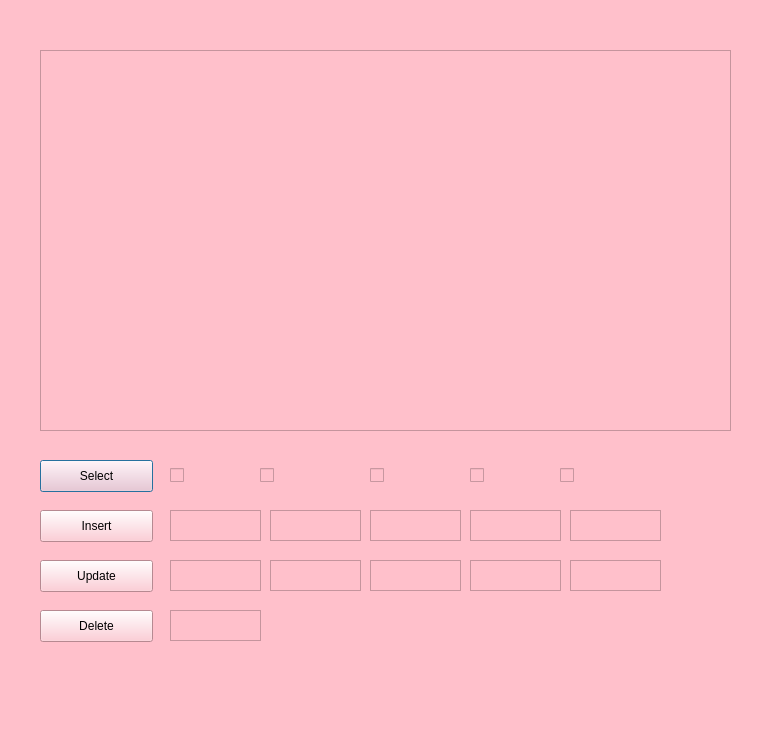
<?xml version="1.0" encoding="UTF-8"?>
<ui version="4.0">
 <class>Dialog</class>
 <widget class="QDialog" name="Dialog">
  <property name="geometry">
   <rect>
    <x>0</x>
    <y>0</y>
    <width>770</width>
    <height>735</height>
   </rect>
  </property>
  <property name="windowTitle">
   <string>Dialog</string>
  </property>
  <property name="styleSheet">
   <string notr="true">background-color:pink;</string>
  </property>
  <widget class="QLabel" name="label">
   <property name="geometry">
    <rect>
     <x>40</x>
     <y>10</y>
     <width>691</width>
     <height>31</height>
    </rect>
   </property>
   <property name="styleSheet">
    <string notr="true">font: 16pt &quot;Futura&quot;;</string>
   </property>
   <property name="text">
    <string/>
   </property>
  </widget>
  <widget class="QTableView" name="tableView">
   <property name="geometry">
    <rect>
     <x>40</x>
     <y>50</y>
     <width>691</width>
     <height>381</height>
    </rect>
   </property>
  </widget>
  <widget class="QPushButton" name="selectButton">
   <property name="geometry">
    <rect>
     <x>40</x>
     <y>460</y>
     <width>113</width>
     <height>32</height>
    </rect>
   </property>
   <property name="styleSheet">
    <string notr="true">font: 13pt &quot;Futura&quot;;</string>
   </property>
   <property name="text">
    <string>Select</string>
   </property>
  </widget>
  <widget class="QPushButton" name="insertButton">
   <property name="geometry">
    <rect>
     <x>40</x>
     <y>510</y>
     <width>113</width>
     <height>32</height>
    </rect>
   </property>
   <property name="styleSheet">
    <string notr="true">font: 13pt &quot;Futura&quot;;</string>
   </property>
   <property name="text">
    <string>Insert</string>
   </property>
  </widget>
  <widget class="QPushButton" name="updateButton">
   <property name="geometry">
    <rect>
     <x>40</x>
     <y>560</y>
     <width>113</width>
     <height>32</height>
    </rect>
   </property>
   <property name="styleSheet">
    <string notr="true">font: 13pt &quot;Futura&quot;;</string>
   </property>
   <property name="text">
    <string>Update</string>
   </property>
  </widget>
  <widget class="QPushButton" name="deleteButton">
   <property name="geometry">
    <rect>
     <x>40</x>
     <y>610</y>
     <width>113</width>
     <height>32</height>
    </rect>
   </property>
   <property name="styleSheet">
    <string notr="true">font: 13pt &quot;Futura&quot;;</string>
   </property>
   <property name="text">
    <string>Delete</string>
   </property>
  </widget>
  <widget class="QTextEdit" name="textEdit_5">
   <property name="geometry">
    <rect>
     <x>170</x>
     <y>510</y>
     <width>91</width>
     <height>31</height>
    </rect>
   </property>
  </widget>
  <widget class="QTextEdit" name="textEdit_6">
   <property name="geometry">
    <rect>
     <x>270</x>
     <y>510</y>
     <width>91</width>
     <height>31</height>
    </rect>
   </property>
  </widget>
  <widget class="QTextEdit" name="textEdit_7">
   <property name="geometry">
    <rect>
     <x>370</x>
     <y>510</y>
     <width>91</width>
     <height>31</height>
    </rect>
   </property>
  </widget>
  <widget class="QTextEdit" name="textEdit_8">
   <property name="geometry">
    <rect>
     <x>470</x>
     <y>510</y>
     <width>91</width>
     <height>31</height>
    </rect>
   </property>
  </widget>
  <widget class="QTextEdit" name="textEdit_9">
   <property name="geometry">
    <rect>
     <x>570</x>
     <y>510</y>
     <width>91</width>
     <height>31</height>
    </rect>
   </property>
  </widget>
  <widget class="QTextEdit" name="textEdit_1">
   <property name="geometry">
    <rect>
     <x>170</x>
     <y>560</y>
     <width>91</width>
     <height>31</height>
    </rect>
   </property>
  </widget>
  <widget class="QTextEdit" name="textEdit_12">
   <property name="geometry">
    <rect>
     <x>170</x>
     <y>610</y>
     <width>91</width>
     <height>31</height>
    </rect>
   </property>
  </widget>
  <widget class="QTextEdit" name="textEdit_2">
   <property name="geometry">
    <rect>
     <x>270</x>
     <y>560</y>
     <width>91</width>
     <height>31</height>
    </rect>
   </property>
  </widget>
  <widget class="QTextEdit" name="textEdit_3">
   <property name="geometry">
    <rect>
     <x>370</x>
     <y>560</y>
     <width>91</width>
     <height>31</height>
    </rect>
   </property>
  </widget>
  <widget class="QTextEdit" name="textEdit_4">
   <property name="geometry">
    <rect>
     <x>470</x>
     <y>560</y>
     <width>91</width>
     <height>31</height>
    </rect>
   </property>
  </widget>
  <widget class="QTextEdit" name="textEdit_10">
   <property name="geometry">
    <rect>
     <x>570</x>
     <y>560</y>
     <width>91</width>
     <height>31</height>
    </rect>
   </property>
  </widget>
  <widget class="QCheckBox" name="checkBox">
   <property name="geometry">
    <rect>
     <x>170</x>
     <y>460</y>
     <width>101</width>
     <height>31</height>
    </rect>
   </property>
   <property name="styleSheet">
    <string notr="true">font: 13pt &quot;Futura&quot;;</string>
   </property>
   <property name="text">
    <string/>
   </property>
  </widget>
  <widget class="QCheckBox" name="checkBox_2">
   <property name="geometry">
    <rect>
     <x>260</x>
     <y>460</y>
     <width>101</width>
     <height>31</height>
    </rect>
   </property>
   <property name="styleSheet">
    <string notr="true">font: 13pt &quot;Futura&quot;;</string>
   </property>
   <property name="text">
    <string/>
   </property>
  </widget>
  <widget class="QCheckBox" name="checkBox_3">
   <property name="geometry">
    <rect>
     <x>370</x>
     <y>460</y>
     <width>101</width>
     <height>31</height>
    </rect>
   </property>
   <property name="styleSheet">
    <string notr="true">font: 13pt &quot;Futura&quot;;</string>
   </property>
   <property name="text">
    <string/>
   </property>
  </widget>
  <widget class="QCheckBox" name="checkBox_4">
   <property name="geometry">
    <rect>
     <x>470</x>
     <y>460</y>
     <width>101</width>
     <height>31</height>
    </rect>
   </property>
   <property name="styleSheet">
    <string notr="true">font: 13pt &quot;Futura&quot;;</string>
   </property>
   <property name="text">
    <string/>
   </property>
  </widget>
  <widget class="QCheckBox" name="checkBox_5">
   <property name="geometry">
    <rect>
     <x>560</x>
     <y>460</y>
     <width>101</width>
     <height>31</height>
    </rect>
   </property>
   <property name="styleSheet">
    <string notr="true">font: 13pt &quot;Futura&quot;;</string>
   </property>
   <property name="text">
    <string/>
   </property>
  </widget>
  <widget class="QLabel" name="label_2">
   <property name="geometry">
    <rect>
     <x>169</x>
     <y>440</y>
     <width>91</width>
     <height>20</height>
    </rect>
   </property>
   <property name="styleSheet">
    <string notr="true">font: 13pt &quot;Futura&quot;;</string>
   </property>
   <property name="text">
    <string/>
   </property>
  </widget>
  <widget class="QLabel" name="label_3">
   <property name="geometry">
    <rect>
     <x>270</x>
     <y>440</y>
     <width>91</width>
     <height>20</height>
    </rect>
   </property>
   <property name="styleSheet">
    <string notr="true">font: 13pt &quot;Futura&quot;;</string>
   </property>
   <property name="text">
    <string/>
   </property>
  </widget>
  <widget class="QLabel" name="label_4">
   <property name="geometry">
    <rect>
     <x>369</x>
     <y>440</y>
     <width>91</width>
     <height>20</height>
    </rect>
   </property>
   <property name="styleSheet">
    <string notr="true">font: 13pt &quot;Futura&quot;;</string>
   </property>
   <property name="text">
    <string/>
   </property>
  </widget>
  <widget class="QLabel" name="label_5">
   <property name="geometry">
    <rect>
     <x>469</x>
     <y>440</y>
     <width>91</width>
     <height>21</height>
    </rect>
   </property>
   <property name="styleSheet">
    <string notr="true">font: 13pt &quot;Futura&quot;;</string>
   </property>
   <property name="text">
    <string/>
   </property>
  </widget>
  <widget class="QLabel" name="label_6">
   <property name="geometry">
    <rect>
     <x>570</x>
     <y>440</y>
     <width>91</width>
     <height>20</height>
    </rect>
   </property>
   <property name="styleSheet">
    <string notr="true">font: 13pt &quot;Futura&quot;;</string>
   </property>
   <property name="text">
    <string/>
   </property>
  </widget>
  <widget class="QLabel" name="error_label">
   <property name="geometry">
    <rect>
     <x>40</x>
     <y>649</y>
     <width>691</width>
     <height>41</height>
    </rect>
   </property>
   <property name="styleSheet">
    <string notr="true">font: 13pt &quot;Futura&quot;;
color: rgb(252, 1, 7)</string>
   </property>
   <property name="text">
    <string/>
   </property>
  </widget>
  <widget class="QLabel" name="success_label">
   <property name="geometry">
    <rect>
     <x>40</x>
     <y>680</y>
     <width>691</width>
     <height>31</height>
    </rect>
   </property>
   <property name="styleSheet">
    <string notr="true">font: 13pt &quot;Futura&quot;;</string>
   </property>
   <property name="text">
    <string/>
   </property>
  </widget>
 </widget>
 <resources/>
 <connections/>
</ui>
